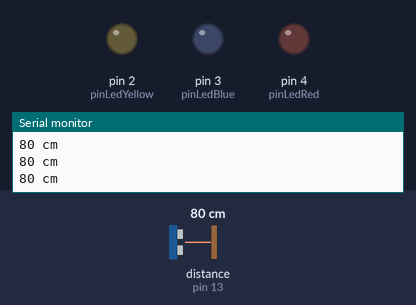
Simulated run of this sketch. Board: Arduino Uno, built with avr-gcc and run on an emulated ATmega328P. On the bench: output pins drawn as LEDs (lit = HIGH), the last lines printed to the serial monitor. Wiring (inferred from the names in the program): ultrasonic range finder: trigger pin 12; echo pin 13. The test bench sets the inputs (shaded band); at power-on: distance to the obstacle (sensor on pin 13) 80 cm. The echo pulse lasts 58.3 µs per cm; pins used as bus, display or sensor lines are not drawn.

Above: at 1.3 s.
1.4 s: distance to the obstacle (sensor on pin 13) set to 24 cm
2.9 s: distance to the obstacle (sensor on pin 13) set to 19 cm
At 3.7 s:
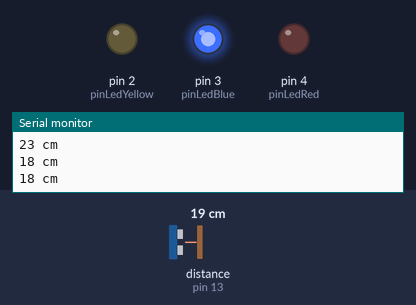
4.5 s: distance to the obstacle (sensor on pin 13) set to 15 cm
At 5.1 s:
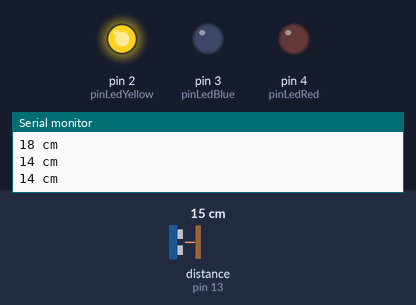
6.0 s: distance to the obstacle (sensor on pin 13) set to 13 cm
7.5 s: distance to the obstacle (sensor on pin 13) set to 10 cm
At 8.7 s:
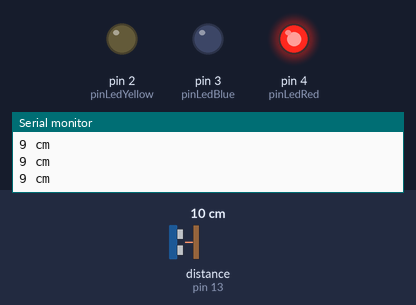
9.0 s: distance to the obstacle (sensor on pin 13) set to 18 cm
At 10.2 s:
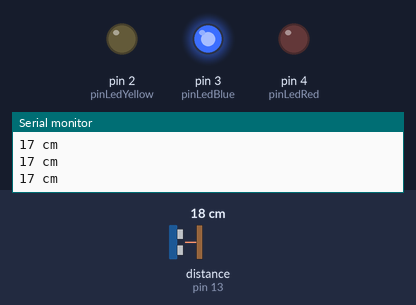
Timing chart, 0 to 11.5 s (numbered marks = the images above; inputs shaded):
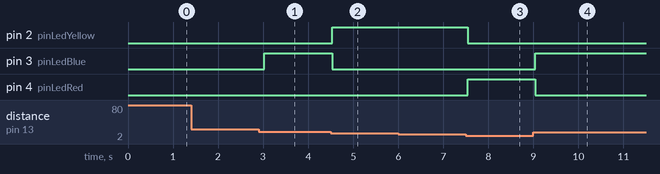

The sketch:

distancesensor.ino
```cpp
const int pinTrigger = 12;
const int pinEcho = 13;
const int pinLedBlue = 3;
const int pinLedYellow = 2;
const int pinLedRed = 4;

void setup(){
  Serial.begin(9600);
  pinMode(pinTrigger, OUTPUT);
  pinMode(pinEcho, INPUT);
  pinMode(pinLedBlue, OUTPUT);
  pinMode(pinLedYellow, OUTPUT);
  pinMode(pinLedRed, OUTPUT);
}

void loop(){
  digitalWrite(pinTrigger, HIGH);
  delayMicroseconds(10);
  digitalWrite(pinTrigger, LOW);
  //pulseIn(pinEcho, HIGH) = duration
  int distance = pulseIn(pinEcho, HIGH)/58;
  digitalWrite(pinLedBlue, LOW);
  digitalWrite(pinLedYellow, LOW);
  digitalWrite(pinLedRed, LOW);
  if(distance <= 20 && distance > 15){
    digitalWrite(pinLedBlue, HIGH);
  }else if(distance <= 15 && distance > 10){
    digitalWrite(pinLedYellow, HIGH);
  }else if(distance <= 10){
    digitalWrite(pinLedRed, HIGH);
  }
  Serial.print(distance);
  Serial.println(" cm");
  delay(500);
}
```

Measured:
- the behaviour switches between 22 and 21 cm on distance to the obstacle (sensor on pin 13) (found by bisection; images 0 and 1)
- the behaviour switches between 17 and 16 cm on distance to the obstacle (sensor on pin 13) (found by bisection; images 1 and 2)
- the behaviour switches between 12 and 11 cm on distance to the obstacle (sensor on pin 13) (found by bisection; images 2 and 3)
- after the input at 2.9 s, pin 3 (pinLedBlue): LOW → HIGH after 0.12 s
- after the input at 4.5 s, pin 2 (pinLedYellow): LOW → HIGH at once; pin 3 (pinLedBlue): HIGH → LOW at once
- after the input at 7.5 s, pin 2 (pinLedYellow): HIGH → LOW at once; pin 4 (pinLedRed): LOW → HIGH at once
- after the input at 9.0 s, pin 3 (pinLedBlue): LOW → HIGH at once; pin 4 (pinLedRed): HIGH → LOW at once
